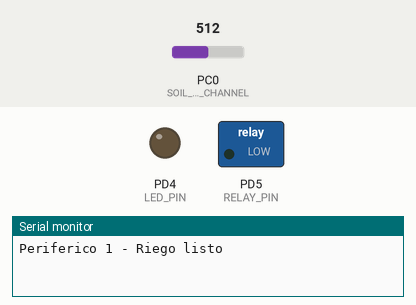
Bench run of a program on a simulated ATmega328P, built with avr-gcc and emulated at 16 MHz. Shown: switched loads named in the program (green lamp = pin HIGH), output pins drawn as LEDs (lit = HIGH), the last lines printed to the serial monitor. The inputs (shaded band) are chosen by the test bench; at power-on: PC0 (SOIL_ADC_CHANNEL) = 512.

Above: at 0.5 s.
At 3.5 s:
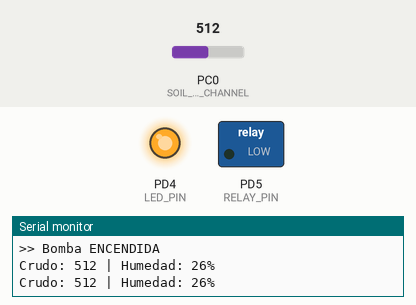
At 11.0 s:
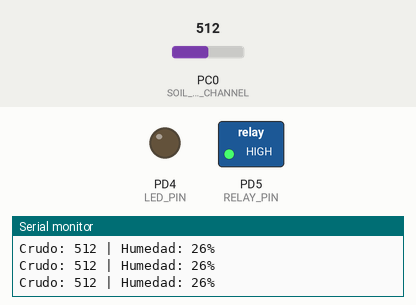
Timing chart, 0 to 19.5 s (numbered marks = the images above):
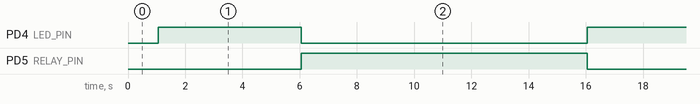

The program:

main.c
```c
/*
 *- Nano Periferico 1 (Riego)
 *
 * Proyecto Invernadero - BE3029 Electronica Digital 2
 * Juan Daniel Sandoval 24209 y Fernando Guzman 24734
 *
 * Este nodo mide la humedad del suelo con el sensor capacitivo y
 * controla la bomba de agua a traves del rele. Por defecto decide solo
 * (modo automatico, con el umbral de humedad de siempre); si el Master
 * le manda un comando de encender o apagar por I2C, pasa a obedecer
 * ese comando en vez de decidir con el sensor (modo manual, controlado
 * desde Adafruit IO). Reporta su humedad y el estado de la bomba al
 * Master cada vez que este lo pide por I2C.
 */

#define F_CPU 16000000UL
#include <avr/io.h>
#include <avr/interrupt.h>
#include "adc.h"
#include "soil_sensor.h"
#include "relay.h"
#include "led.h"
#include "uart.h"
#include "timer.h"
#include "twi_slave.h"

// Umbral de humedad para regar en modo automatico (por debajo de este
// valor se considera que la tierra esta seca).
#define UMBRAL_HUMEDAD 40

// Cuanto tiempo se deja la bomba encendida cada vez que riega, y cuanto
// se espera despues antes de permitir el siguiente riego, para que no
// este prendiendo y apagando en cada lectura si la humedad anda justo
// en el limite.
#define DURACION_RIEGO_MS 5000UL
#define ENFRIAMIENTO_MS 10000UL

#define INTERVALO_LECTURA_MS 1000UL

// Direccion I2C de este nodo, la que quedo asignada en el documento de
// pineado para el periferico de riego.
#define DIRECCION_I2C_PROPIA 0x08

// Comandos que puede mandar el Master por I2C. AUTO le devuelve el
// control al sensor local; ENCENDER/APAGAR son ordenes directas que
// solo se obedecen mientras dure el modo manual.
#define CMD_ACTUADOR_APAGAR 0x00
#define CMD_ACTUADOR_ENCENDER 0x01
#define CMD_ACTUADOR_AUTO 0x02

typedef enum
{
	ESTADO_IDLE,
	ESTADO_REGANDO
} estado_riego_t;

int main(void)
{
	ADC_init();
	Relay_init();
	LED_init();
	UART_init();
	Timer_init();
	TWI_slave_init(DIRECCION_I2C_PROPIA);
	sei();
	UART_print("Periferico 1 - Riego listo\r\n");

	estado_riego_t estado = ESTADO_IDLE;
	uint32_t ultima_lectura = millis();
	uint32_t inicio_riego = 0;
	uint32_t fin_enfriamiento = 0;

	// Arranca en automatico (modo_manual = 0) hasta que llegue una
	// orden del Master que diga lo contrario.
	uint8_t modo_manual = 0;
	uint8_t bomba_manual_on = 0;
	while (1)
	{
		uint32_t ahora = millis();

		// Se revisa en cada vuelta del loop (no solo cuando toca leer
		// el sensor) para que un cambio de modo o una orden manual se
		// apliquen al toque.
		if (TWI_slave_hay_comando())
		{
			uint8_t comando = TWI_slave_leer_comando();
			if (comando == CMD_ACTUADOR_AUTO)
			{
				// Si se venia de manual, se apaga todo y se limpia el
				// cronometro de riego antes de devolver el control al
				// sensor, para no arrastrar un estado viejo.
				if (modo_manual)
				{
					Relay_off();
					LED_off();
					estado = ESTADO_IDLE;
					fin_enfriamiento = 0;
					UART_print("Modo AUTOMATICO\r\n");
				}
				modo_manual = 0;
			}
			else if (comando == CMD_ACTUADOR_ENCENDER || comando == CMD_ACTUADOR_APAGAR)
			{
				modo_manual = 1;
				bomba_manual_on = (comando == CMD_ACTUADOR_ENCENDER);
				if (bomba_manual_on)
				{
					Relay_on();
					LED_on();
					UART_print("Modo MANUAL - Bomba ENCENDIDA\r\n");
				}
				else
				{
					Relay_off();
					LED_off();
					UART_print("Modo MANUAL - Bomba APAGADA\r\n");
				}
			}
		}
		if ((ahora - ultima_lectura) >= INTERVALO_LECTURA_MS)
		{
			ultima_lectura = ahora;
			uint16_t crudo = Soil_read_raw();
			int16_t porcentaje = Soil_read_percent();
			UART_print("Crudo: ");
			UART_print_int((int16_t)crudo);
			UART_print(" | Humedad: ");
			UART_print_int(porcentaje);
			UART_print("%\r\n");

			// La logica automatica de siempre, pero solo corre si no
			// estamos en modo manual.
			if (!modo_manual)
			{
				if (estado == ESTADO_IDLE &&
				porcentaje < UMBRAL_HUMEDAD &&
				ahora >= fin_enfriamiento)
				{
					Relay_on();
					LED_on();
					inicio_riego = ahora;
					estado = ESTADO_REGANDO;
					UART_print(">> Bomba ENCENDIDA\r\n");
				}
			}

			// El paquete que lee el Master: humedad actual, y el estado
			// real de la bomba (venga de la logica automatica o de la
			// orden manual, lo que este aplicando en ese momento).
			uint8_t paquete[2];
			paquete[0] = (uint8_t)porcentaje;
			paquete[1] = modo_manual ? bomba_manual_on : (estado == ESTADO_REGANDO);
			TWI_slave_set_buffer(paquete, 2);
		}
		if (!modo_manual && estado == ESTADO_REGANDO)
		{
			if ((ahora - inicio_riego) >= DURACION_RIEGO_MS)
			{
				Relay_off();
				LED_off();
				fin_enfriamiento = ahora + ENFRIAMIENTO_MS;
				estado = ESTADO_IDLE;
				UART_print(">> Bomba APAGADA\r\n");

				uint8_t paquete[2];
				paquete[0] = (uint8_t)Soil_read_percent();
				paquete[1] = 0;
				TWI_slave_set_buffer(paquete, 2);
			}
		}
	}
	return 0;
}
```

Adc.c
```c
/*
 * Adc.c
 *
 * Created: 30/07/2026 15:09:31
 *  Proyecto Invernadero - BE3029 Electronica Digital 2
 * Juan Daniel Sandoval 24209 y Fernando Guzman 24734
 */

#include "adc.h"

void ADC_init(void)
{
	// REFS0 = 1: se usa AVCC (5V) como voltaje de referencia del ADC.
	ADMUX = (1 << REFS0);

	// ADEN habilita el modulo. El prescaler de 128 (ADPS2:0 = 111) deja
	// el reloj del ADC en 16MHz/128 = 125kHz, dentro del rango de 50-200kHz
	// que recomienda el datasheet para no perder precision.
	ADCSRA = (1 << ADEN) | (1 << ADPS2) | (1 << ADPS1) | (1 << ADPS0);
}

uint16_t ADC_read(uint8_t canal)
{
	// Se limpian los bits de canal (MUX3:0) y se selecciona el nuevo,
	// sin tocar el bit REFS0 que ya se configuro en ADC_init().
	ADMUX = (ADMUX & 0xF0) | (canal & 0x0F);

	// ADSC en 1 dispara una conversion; el hardware lo pone en 0 solo
	// cuando termina, asi que se espera a que eso pase.
	ADCSRA |= (1 << ADSC);
	while (ADCSRA & (1 << ADSC));

	// ADC es el registro de 16 bits que junta ADCL y ADCH automaticamente.
	return ADC;
}
```

Adc.h
```c
/*
 * Adc.h
 *
 * Created: 30/07/2026 15:08:50
 *  Proyecto Invernadero - BE3029 Electronica Digital 2
 * Juan Daniel Sandoval 24209 y Fernando Guzman 24734
 */

#ifndef ADC_H
#define ADC_H

#include <avr/io.h>
#include <stdint.h>

void ADC_init(void);
uint16_t ADC_read(uint8_t canal);

#endif
```

Led.c
```c
/*
 * Led.c
 *
 *  Proyecto Invernadero - BE3029 Electronica Digital 2
 * Juan Daniel Sandoval 24209 y Fernando Guzman 24734
 */
#include "led.h"

void LED_init(void)
{
	LED_DDR |= (1 << LED_PIN);
	LED_PORT &= ~(1 << LED_PIN);
}

void LED_on(void)
{
	LED_PORT |= (1 << LED_PIN);
}

void LED_off(void)
{
	LED_PORT &= ~(1 << LED_PIN);
}
```

Led.h
```c
/*
 * Led.h
 *
 * Created: 30/07/2026 15:12:21
 *  Proyecto Invernadero - BE3029 Electronica Digital 2
 * Juan Daniel Sandoval 24209 y Fernando Guzman 24734
 */


#ifndef LED_H
#define LED_H

#include <avr/io.h>

// LED indicador de bomba activa: D4 = PD4.
#define LED_DDR  DDRD
#define LED_PORT PORTD
#define LED_PIN  PD4

void LED_init(void);
void LED_on(void);
void LED_off(void);

#endif
```

Relay.c
```c
/*
 * Relay.c
 *
 * Created: 30/07/2026 15:11:46
 *  Proyecto Invernadero - BE3029 Electronica Digital 2
 * Juan Daniel Sandoval 24209 y Fernando Guzman 24734
 */
#include "relay.h"

void Relay_init(void)
{
    // Se configura el pin como salida digital.
    RELAY_DDR |= (1 << RELAY_PIN);

    // Se arranca apagado (bomba detenida) por seguridad.
    RELAY_PORT &= ~(1 << RELAY_PIN);
}

void Relay_on(void)
{
    RELAY_PORT  &= ~ (1 << RELAY_PIN);
}

void Relay_off(void)
{
    RELAY_PORT |=(1 << RELAY_PIN);
}
```

Relay.h
```c
/*
 * Relay.h
 *
 * Created: 30/07/2026 15:11:17
*  Proyecto Invernadero - BE3029 Electronica Digital 2
* Juan Daniel Sandoval 24209 y Fernando Guzman 247347
 */

#ifndef RELAY_H
#define RELAY_H

#include <avr/io.h>

// Pin del relay que activa la bomba: D5 = PD5.
#define RELAY_DDR  DDRD
#define RELAY_PORT PORTD
#define RELAY_PIN  PD5

void Relay_init(void);
void Relay_on(void);
void Relay_off(void);

#endif
```

Soil_sensor.c
```c
/*
 * Soil_sensor.c
 *
 * Created: 30/07/2026 15:10:51
*  Proyecto Invernadero - BE3029 Electronica Digital 2
* Juan Daniel Sandoval 24209 y Fernando Guzman 24734
 */
#include "soil_sensor.h"
#include "adc.h"

// map() y constrain() son funciones propias del "core" de Arduino;
// en C puro no existen, asi que se reimplementan aqui, igual de simples.
static int32_t mapear(int32_t x, int32_t in_min, int32_t in_max, int32_t out_min, int32_t out_max)
{
	return (x - in_min) * (out_max - out_min) / (in_max - in_min) + out_min;
}

static int16_t limitar(int16_t x, int16_t minimo, int16_t maximo)
{
	if (x < minimo) return minimo;
	if (x > maximo) return maximo;
	return x;
}

uint16_t Soil_read_raw(void)
{
	return ADC_read(SOIL_ADC_CHANNEL);
}

int16_t Soil_read_percent(void)
{
	uint16_t crudo = Soil_read_raw();

	// Mismo mapeo que en ejemplo: VALOR_SECO -> 0%, VALOR_HUMEDO -> 100%.
	int16_t porcentaje = (int16_t)mapear(crudo, VALOR_SECO, VALOR_HUMEDO, 0, 100);

	return limitar(porcentaje, 0, 100);
}
```

Soil_sensor.h
```c
/*
 * Soil_sensor.h
 *
 * Created: 30/07/2026 15:10:06
 *  Proyecto Invernadero - BE3029 Electronica Digital 2
 * Juan Daniel Sandoval 24209 y Fernando Guzman 24734
 */


#ifndef SOIL_SENSOR_H
#define SOIL_SENSOR_H

#include <stdint.h>

#define SOIL_ADC_CHANNEL 0

// Valores de calibracion
#define VALOR_SECO   590
#define VALOR_HUMEDO 300

uint16_t Soil_read_raw(void);
int16_t Soil_read_percent(void);

#endif
```

Timer.c
```c
/*
 * Timer.c
 *
 * Created: 30/07/2026 15:13:52
*  Proyecto Invernadero - BE3029 Electronica Digital 2
* Juan Daniel Sandoval 24209 y Fernando Guzman 24734
 */
#include "timer.h"
#include <avr/interrupt.h>

// Igual que en el Master: Timer0 en CTC generando 1 interrupcion cada 1ms.
static volatile uint32_t ms_counter = 0;

void Timer_init(void)
{
	TCCR0A = (1 << WGM01);
	TCCR0B = (1 << CS01) | (1 << CS00); // prescaler 64
	OCR0A = 249;                        // 250 cuentas de 4us = 1ms
	TIMSK0 = (1 << OCIE0A);
}

ISR(TIMER0_COMPA_vect)
{
	ms_counter++;
}

uint32_t millis(void)
{
	uint32_t valor;
	cli();
	valor = ms_counter;
	sei();
	return valor;
}
```

Timer.h
```c
/*
 * Timer.h
 *
 * Created: 30/07/2026 15:13:24
*  Proyecto Invernadero - BE3029 Electronica Digital 2
* Juan Daniel Sandoval 24209 y Fernando Guzman 24734
 */


#ifndef TIMER_H
#define TIMER_H

#include <avr/io.h>
#include <stdint.h>

void Timer_init(void);
uint32_t millis(void);

#endif
```

Uart.c
```c
/*
 * Uart.c
 *
 * Created: 30/07/2026 15:14:43
*  Proyecto Invernadero - BE3029 Electronica Digital 2
* Juan Daniel Sandoval 24209 y Fernando Guzman 24734
 */
#include "uart.h"

void UART_init(void)
{
	uint16_t ubrr = (uint16_t)((F_CPU / (16UL * UART_BAUD)) - 1);
	UBRR0H = (uint8_t)(ubrr >> 8);
	UBRR0L = (uint8_t)ubrr;
	UCSR0B = (1 << TXEN0);
	UCSR0C = (1 << UCSZ01) | (1 << UCSZ00);
}

void UART_transmit(char data)
{
	while (!(UCSR0A & (1 << UDRE0)));
	UDR0 = data;
}

void UART_print(const char *str)
{
	while (*str)
	{
		UART_transmit(*str++);
	}
}

void UART_print_int(int16_t num)
{
	char buffer[7];
	uint8_t i = 0;
	uint8_t negativo = 0;

	if (num < 0)
	{
		negativo = 1;
		num = -num;
	}

	if (num == 0)
	{
		UART_transmit('0');
		return;
	}

	while (num > 0)
	{
		buffer[i++] = (num % 10) + '0';
		num /= 10;
	}

	if (negativo)
	{
		UART_transmit('-');
	}

	while (i > 0)
	{
		UART_transmit(buffer[--i]);
	}
}
```

Uart.h
```c
/*
 * Uart.h
 *
 * Created: 30/07/2026 15:14:18
*  Proyecto Invernadero - BE3029 Electronica Digital 2
* Juan Daniel Sandoval 24209 y Fernando Guzman 24734
 */

#ifndef UART_H
#define UART_H
#define F_CPU 16000000UL
#include <avr/io.h>
#include <stdint.h>

#define UART_BAUD 9600UL

void UART_init(void);
void UART_transmit(char data);
void UART_print(const char *str);
void UART_print_int(int16_t num);

#endif
```

twi_slave.c
```c
/*  Proyecto Invernadero - BE3029 Electronica Digital 2
* Juan Daniel Sandoval 24209 y Fernando Guzman 24734*/

#include "twi_slave.h"
#include <avr/interrupt.h>
static volatile uint8_t buffer[TWI_SLAVE_MAX_BUFFER];
static volatile uint8_t buffer_longitud = 0;
static volatile uint8_t indice = 0;

// Ultimo comando que el Master nos escribio, y bandera de si ya se
// leyo o todavia esta pendiente.
static volatile uint8_t comando_recibido = 0;
static volatile uint8_t hay_comando_nuevo = 0;

void TWI_slave_init(uint8_t direccion_7bits)
{
	TWAR = (direccion_7bits << 1);
	TWCR = (1 << TWEN) | (1 << TWEA) | (1 << TWIE);
}
void TWI_slave_set_buffer(const uint8_t *datos, uint8_t longitud)
{
	if (longitud > TWI_SLAVE_MAX_BUFFER)
	{
		longitud = TWI_SLAVE_MAX_BUFFER;
	}
	cli();
	for (uint8_t i = 0; i < longitud; i++)
	{
		buffer[i] = datos[i];
	}
	buffer_longitud = longitud;
	indice = 0;
	sei();
}

uint8_t TWI_slave_hay_comando(void)
{
	return hay_comando_nuevo;
}

uint8_t TWI_slave_leer_comando(void)
{
	hay_comando_nuevo = 0;
	return comando_recibido;
}

ISR(TWI_vect)
{
	uint8_t estado = TWSR & 0xF8;
	switch (estado)
	{
		case 0xA8:
		case 0xB8:
		if (indice < buffer_longitud)
		{
			TWDR = buffer[indice++];
			TWCR = (1 << TWEN) | (1 << TWIE) | (1 << TWINT) | (1 << TWEA);
		}
		else
		{
			TWDR = 0xFF;
			TWCR = (1 << TWEN) | (1 << TWIE) | (1 << TWINT);
		}
		break;
		case 0xC0:
		case 0xC8:
		indice = 0;
		TWCR = (1 << TWEN) | (1 << TWIE) | (1 << TWINT) | (1 << TWEA);
		break;

		// Nos estan escribiendo un byte (el Master nos manda un
		// comando, en vez de venir a leer datos).
		case 0x80:
		case 0x88:
		comando_recibido = TWDR;
		hay_comando_nuevo = 1;
		TWCR = (1 << TWEN) | (1 << TWIE) | (1 << TWINT) | (1 << TWEA);
		break;

		default:
		indice = 0;
		TWCR = (1 << TWEN) | (1 << TWIE) | (1 << TWINT) | (1 << TWEA);
		break;
	}
}
```

twi_slave.h
```c
// Proyecto Invernadero - BE3029 Electronica Digital 2
// Juan Daniel Sandoval 24209 y Fernando Guzman 24734

#ifndef TWI_SLAVE_H
#define TWI_SLAVE_H
#include <avr/io.h>
#include <stdint.h>
#define TWI_SLAVE_MAX_BUFFER 4

void TWI_slave_init(uint8_t direccion_7bits);
void TWI_slave_set_buffer(const uint8_t *datos, uint8_t longitud);

// Comandos que llegan del Master (cuando el es el que escribe hacia
// este esclavo, en vez de venir a leer). TWI_slave_hay_comando() avisa
// si llego uno nuevo desde la ultima vez que se pregunto, y
// TWI_slave_leer_comando() lo entrega y baja la bandera.
uint8_t TWI_slave_hay_comando(void);
uint8_t TWI_slave_leer_comando(void);

#endif
```

Measured:
- by itself, PD4 (LED_PIN): alternates HIGH for 5.0 s and LOW for 10.0 s
- by itself, PD5 (RELAY_PIN): alternates HIGH for 10.0 s and LOW for 5.0 s
